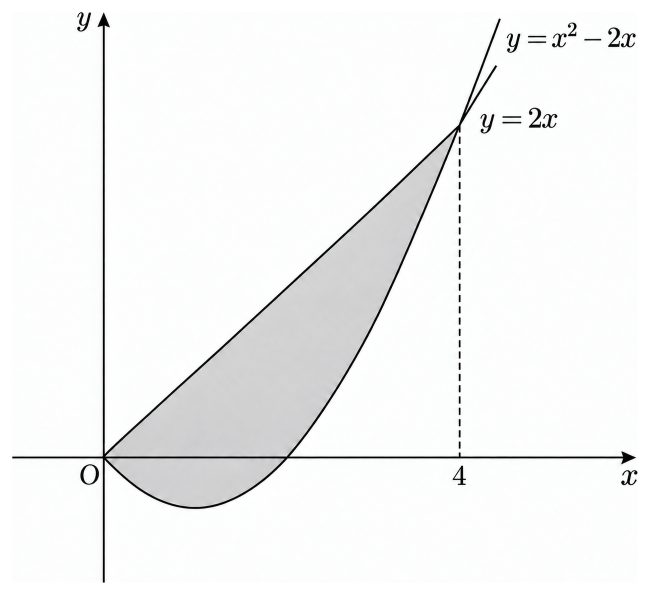
#> input picture samples/2027-모의2/figures/fig_c08.png, 1299 x 1190 px, found by its file name (shown at 1/2 size)
$ python export_round2.py
#> lines starting #> are read from the running program, lines starting #| are printed output that depends on the picture
"""Package image-gen originals; no mathematical drawing or creative editing."""
import json
import shutil
from pathlib import Path
from PIL import Image

ROOT = Path(__file__).resolve().parent.parent
manifest = json.loads((ROOT / 'src/prompts.json').read_text(encoding='utf-8'))
#> (reads samples/2027-모의2/figures/src/prompts.json from the repository)
raw = ROOT / 'src/raw'
raw.mkdir(parents=True, exist_ok=True)
notes = {
 'fig_c08': '교점·음영·라벨 확인. 곡선 수치와 선 굵기는 생성 이미지의 근사값.',
 'fig_c10': '검수 미통과: A-B/B-C/C-D 수평 간격 불일치, BD 끝이 D에 연결되지 않음, AC 일부가 곡선과 겹침. 반복 재생성·편집 후에도 큰 오차 잔존. 문제지 삽입용 확정본 아님.',
 'fig_c14': '6개 선분과 라벨 확인. AD=CD 길이와 좌표에 약 10% 수준 시각 오차, BD 하단에 미세 굽음.',
 'fig_c21': '두 곡선의 점 연결, AD/BC 수직, AB 수평 확인. 세로 높이는 개략도 압축; D가 k/8보다 높고 C가 8k보다 낮음.',
 'fig_m27': '반주기·음영·라벨 확인. 교점은 약 1/6 및 5/6, y=1 높이는 최대 높이의 약 0.53로 근사.',
 'fig_m29': '선분·라벨·두 음영 확인. 반원 세로/가로 비율 및 P,H 위치 오차: H는 AB의 약 75%(사양 약 82%), 각도 약 27도(사양 25도). 두 음영 대비가 약함.',
 'fig_g26': '두 가지·초점·연결선·라벨 확인. P 좌표는 사양 대비 근사: 초점 간격 기준 x 약 3.7(사양 4.2), y 위치도 수치 불일치. 정확한 좌표 도해로는 미통과.',
 'fig_g28': '평면·정사각형 투시·PBD 음영·PA와 AB 직각 표시·라벨 확인. 투시 길이는 개략도.',
}
lines = ['2회 그림 생성 및 검수 기록', '상태: 8개 PNG 저장. 전체 사양 충족 완료 아님; 특히 fig_c10, fig_g26은 검수 미통과.', '모든 원본은 image gen으로 생성. Pillow는 자르기·크기·RGB·DPI 포장에만 사용.', '공통 잔여 오차: 글꼴 10pt/선 굵기 0.5~0.6pt 및 균일 회색은 생성 결과에서 정확히 보장되지 않음.']
for ident, mm, *_ in manifest['jobs']:
    source = Path(manifest['selected_sources'][ident])
    original = raw / (ident + '.png')
    shutil.copy2(source, original)
    im = Image.open(original).convert('RGB')
#> im is the input picture: PIL image 1299x1190 RGB; mean R, G, B 244.3, 244.7, 244.8
    bbox = im.convert('L').point(lambda p: 255 if p < 200 else 0).getbbox()
#> bbox = (24, 24, 1275, 1166)
    if bbox:
        im = im.crop(bbox)
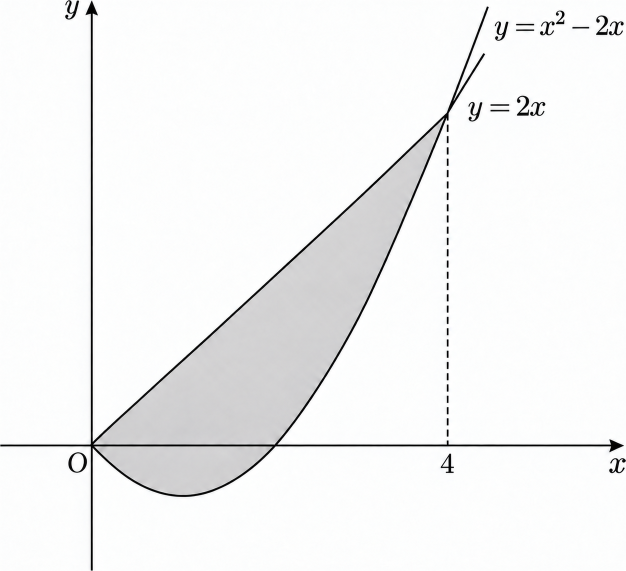
#> im: PIL image 1251x1142 RGB (shown at 1/2 size); mean R, G, B 243.4, 243.9, 244
    width = round(mm * 600 / 25.4)
    margin = round(600 / 25.4)
    inside = width - 2 * margin
    height = round(im.height * inside / im.width)
#> height = 1142
    im = im.resize((inside, height), Image.Resampling.LANCZOS)
    canvas = Image.new('RGB', (width, height + 2 * margin), 'white')
#> canvas: PIL image 1299x1190 RGB; every value is 255
    canvas.paste(im, (margin, margin))
    target = ROOT / (ident + '.png')
    canvas.save(target, dpi=(600, 600))
    check = Image.open(target)
    assert check.mode == 'RGB' and check.width == width
    assert all(abs(d - 600) < .01 for d in check.info['dpi'])
    size = f'{check.width * 25.4 / 600:.2f} × {check.height * 25.4 / 600:.2f} mm ({check.width} × {check.height} px), 600dpi, 흰 배경'
    lines.append(f'{ident}.png: {size}; {notes[ident]}')
    print(ident, check.size, check.info['dpi'])
#| fig_c08 (1299, 1190) (599.9988, 599.9988)
#> pass 2 of the loop `for ident, mm, *_ in manifest['jobs']:`:
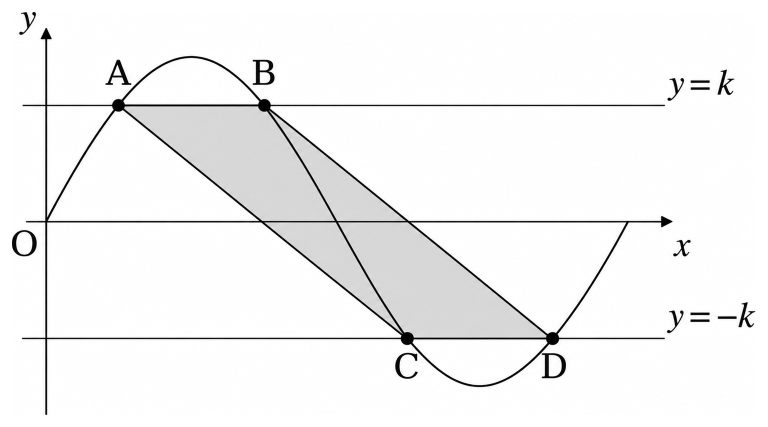
#> input picture samples/2027-모의2/figures/fig_c10.png, 1535 x 854 px, found by its file name (shown at 1/2 size)
#> im is the input picture: PIL image 1535x854 RGB; mean R, G, B 243.5, 243.4, 243.5
#> bbox = (24, 24, 1511, 830)
#> `im = im.crop(bbox)`:
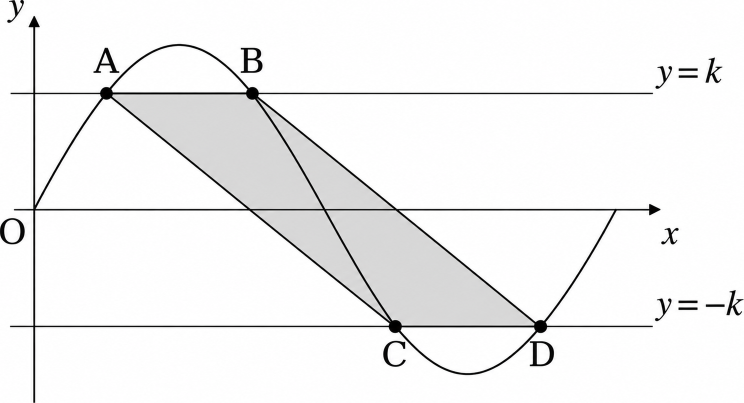
#> im: PIL image 1487x806 RGB (shown at 1/2 size); mean R, G, B 242.4, 242.3, 242.4
#> canvas: PIL image 1535x854 RGB; every value is 255
#| fig_c10 (1535, 854) (599.9988, 599.9988)
#> pass 3 of the loop `for ident, mm, *_ in manifest['jobs']:`:
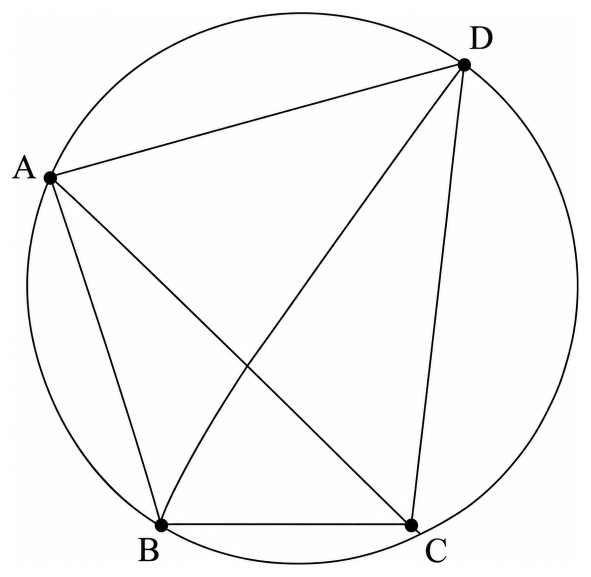
#> input picture samples/2027-모의2/figures/fig_c14.png, 1181 x 1153 px, found by its file name (shown at 1/2 size)
#> im is the input picture: PIL image 1181x1153 RGB; mean R, G, B 247, 247.3, 247.3
#> bbox = (24, 24, 1157, 1129)
#> `im = im.crop(bbox)`:
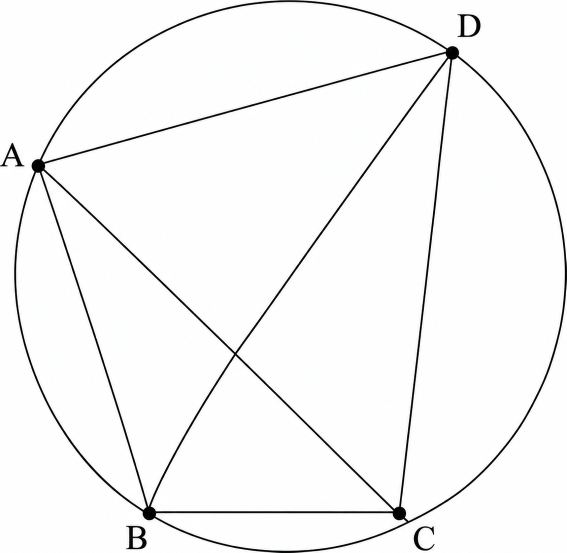
#> im: PIL image 1133x1105 RGB (shown at 1/2 size); mean R, G, B 246.3, 246.7, 246.6
#> canvas: PIL image 1181x1153 RGB; every value is 255
#| fig_c14 (1181, 1153) (599.9988, 599.9988)
#> (the run stopped early here; a loop or call above may not have finished)
